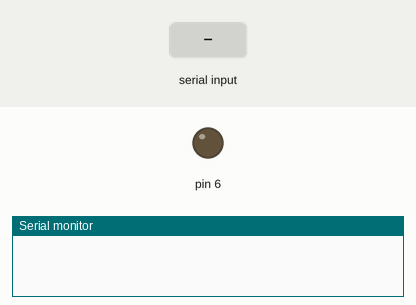
Bench run of a sketch on a simulated Arduino Uno, built with avr-gcc and run on an emulated ATmega328P. Parts: output pins drawn as LEDs (lit = HIGH), the last lines printed to the serial monitor. The test bench sets the inputs (shaded band).

Above: at 1.2 s.
1.3 s: "1" received over the second serial link
At 2.1 s:
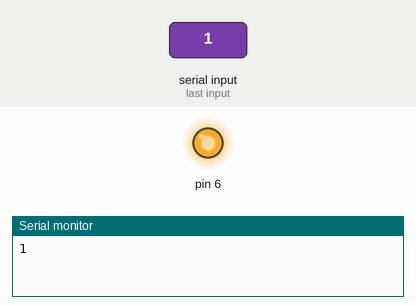
Timing chart, 0 to 4.3 s (numbered marks = the images above; inputs shaded):
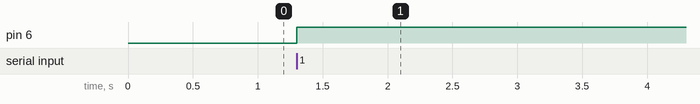

The sketch:

bluetooth_sample.ino
```cpp
#include <SoftwareSerial.h>
#include<Wire.h>
#define btcMax 128
SoftwareSerial BTC(10,11);
byte cmd[btcMax];
byte len = 0;
void setup() {
Serial.begin(9600);
BTC.begin(19200);
pinMode(6,OUTPUT);
}

void loop(){
  char str[btcMax];
  int i = 0;
  while( i < btcMax) {
if((BTC.available())>0){
  cmd[(len++) % btcMax] = char(BTC.read());
}
else{
  i++;
}
  }
   if ( len ) { // 用串列埠顯示從Android手機傳過來的訊息
   digitalWrite(6,HIGH);
   delay(500);

        sprintf(str,"%s",cmd);//sprintf() 將格式化字串傳送到陣列
        Serial.println(str);
        cmd[0] = '\0';
}
 len = 0;
}
```

Measured:
- after the input at 1.3 s, pin 6: LOW → HIGH at once
